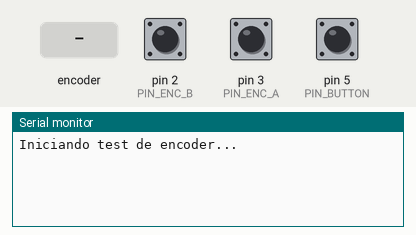
The sketch below on a simulated Arduino Uno, built with avr-gcc and run on an emulated ATmega328P. Parts: the last lines printed to the serial monitor. The test bench sets the inputs (shaded band); at power-on: pin 5 (PIN_BUTTON) HIGH, pin 2 (PIN_ENC_B) HIGH, pin 3 (PIN_ENC_A) HIGH.

Above: at 1.2 s.
1.3 s: rotary encoder on pin 3 (PIN_ENC_A) / pin 2 (PIN_ENC_B) turned 1 step (first pin leading)
At 2.6 s:
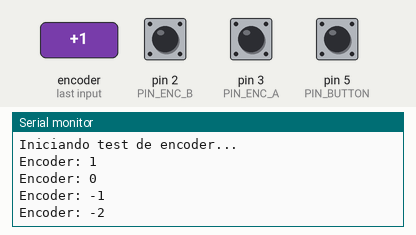
3.0 s: pin 5 (PIN_BUTTON) pulled LOW for 0.15 s
At 3.9 s:
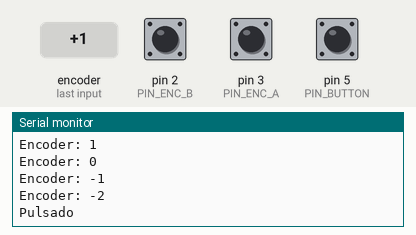
4.6 s: rotary encoder on pin 3 (PIN_ENC_A) / pin 2 (PIN_ENC_B) turned 1 step (first pin leading)
At 5.2 s:
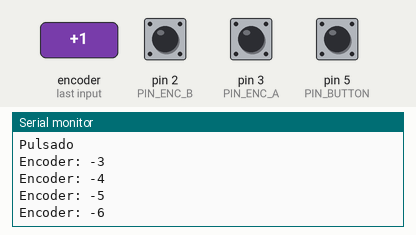
Timing chart, 0 to 7.6 s (numbered marks = the images above; inputs shaded):
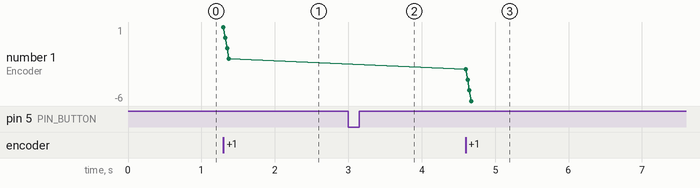

Measured:
- after the input at 1.3 s, the serial monitor: prints a new line at once (image 1)
- after the input at 3.0 s, the serial monitor: prints a new line at once (image 2)
- after the input at 4.6 s, the serial monitor: prints a new line at once (image 3)
- plotted number 1: -2 → -6 after the input at 4.6 s

The sketch:

04_Test_Encoder.ino
```cpp
// (licence header left out)
const uint8_t PIN_ENC_A   = 3;
const uint8_t PIN_ENC_B   = 2;
const uint8_t PIN_BUTTON  = 5;   // Pulsador a GND con INPUT_PULLUP

volatile int encoderValue = 0;
int lastEncoded = 0;

unsigned long lastButtonTime = 0;
bool lastButtonState = HIGH;

// *****************************************************************************
void setup() {
  Serial.begin(9600);

  pinMode(PIN_ENC_A, INPUT_PULLUP);
  pinMode(PIN_ENC_B, INPUT_PULLUP);
  pinMode(PIN_BUTTON, INPUT_PULLUP);

  attachInterrupt(digitalPinToInterrupt(PIN_ENC_A), updateEncoder, CHANGE);
  attachInterrupt(digitalPinToInterrupt(PIN_ENC_B), updateEncoder, CHANGE);

  Serial.println("Iniciando test de encoder...");
}

// *****************************************************************************
void loop() {
  // --- Lectura del botón con antirrebote ---
  bool buttonState = digitalRead(PIN_BUTTON);
  unsigned long now = millis();

  if (buttonState == LOW && lastButtonState == HIGH && (now - lastButtonTime) > 200) {
    Serial.println("Pulsado");
    lastButtonTime = now;
  }
  lastButtonState = buttonState;

  delay(10);
}

// *****************************************************************************
void updateEncoder() {
  int MSB = digitalRead(PIN_ENC_A);
  int LSB = digitalRead(PIN_ENC_B);

  int encoded = (MSB << 1) | LSB;
  int sum = (lastEncoded << 2) | encoded;

  // Secuencia cuadratura — sentido invertido
  if (sum == 0b1101 || sum == 0b0100 || sum == 0b0010 || sum == 0b1011) encoderValue--;
  if (sum == 0b1110 || sum == 0b0111 || sum == 0b0001 || sum == 0b1000) encoderValue++;

  lastEncoded = encoded;

  Serial.print("Encoder: ");
  Serial.println(encoderValue);
}
```
